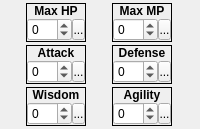
                   <widget class="QWidget" name="widget_137" native="true">
                    <property name="focusPolicy">
                     <enum>Qt::ClickFocus</enum>
                    </property>
                    <layout class="QHBoxLayout" name="horizontalLayout_109">
                     <property name="spacing">
                      <number>3</number>
                     </property>
                     <property name="margin">
                      <number>3</number>
                     </property>
                     <item>
                      <layout class="QVBoxLayout" name="verticalLayout_238">
                       <property name="spacing">
                        <number>3</number>
                       </property>
                       <item>
                        <widget class="QFrame" name="frame_120">
                         <property name="sizePolicy">
                          <sizepolicy hsizetype="Fixed" vsizetype="Fixed">
                           <horstretch>0</horstretch>
                           <verstretch>0</verstretch>
                          </sizepolicy>
                         </property>
                         <property name="focusPolicy">
                          <enum>Qt::ClickFocus</enum>
                         </property>
                         <property name="frameShape">
                          <enum>QFrame::Box</enum>
                         </property>
                         <property name="frameShadow">
                          <enum>QFrame::Plain</enum>
                         </property>
                         <layout class="QVBoxLayout" name="verticalLayout_232">
                          <property name="spacing">
                           <number>0</number>
                          </property>
                          <property name="margin">
                           <number>0</number>
                          </property>
                          <item>
                           <widget class="QLabel" name="label_183">
                            <property name="sizePolicy">
                             <sizepolicy hsizetype="Preferred" vsizetype="Fixed">
                              <horstretch>0</horstretch>
                              <verstretch>0</verstretch>
                             </sizepolicy>
                            </property>
                            <property name="font">
                             <font>
                              <weight>75</weight>
                              <bold>true</bold>
                             </font>
                            </property>
                            <property name="focusPolicy">
                             <enum>Qt::ClickFocus</enum>
                            </property>
                            <property name="text">
                             <string>Max HP</string>
                            </property>
                            <property name="alignment">
                             <set>Qt::AlignCenter</set>
                            </property>
                           </widget>
                          </item>
                          <item>
                           <widget class="QWidget" name="widget_138" native="true">
                            <property name="focusPolicy">
                             <enum>Qt::ClickFocus</enum>
                            </property>
                            <layout class="QHBoxLayout" name="horizontalLayout_103">
                             <property name="spacing">
                              <number>0</number>
                             </property>
                             <property name="margin">
                              <number>0</number>
                             </property>
                             <item>
                              <widget class="QSpinBox" name="seed_sbMaxHPChange">
                               <property name="focusPolicy">
                                <enum>Qt::ClickFocus</enum>
                               </property>
                               <property name="minimum">
                                <number>-50</number>
                               </property>
                               <property name="maximum">
                                <number>50</number>
                               </property>
                              </widget>
                             </item>
                             <item>
                              <widget class="SpinBoxSideButton" name="seed_bMaxHPChangeSpinButton">
                               <property name="minimumSize">
                                <size>
                                 <width>13</width>
                                 <height>21</height>
                                </size>
                               </property>
                               <property name="maximumSize">
                                <size>
                                 <width>13</width>
                                 <height>21</height>
                                </size>
                               </property>
                               <property name="focusPolicy">
                                <enum>Qt::ClickFocus</enum>
                               </property>
                               <property name="text">
                                <string>...</string>
                               </property>
                               <property name="icon">
                                <iconset resource="gui_icons.qrc">
                                 <normaloff>:/icons/spinBoxSideButton.png</normaloff>:/icons/spinBoxSideButton.png</iconset>
                               </property>
                               <property name="iconSize">
                                <size>
                                 <width>8</width>
                                 <height>16</height>
                                </size>
                               </property>
                              </widget>
                             </item>
                            </layout>
                           </widget>
                          </item>
                         </layout>
                        </widget>
                       </item>
                       <item>
                        <widget class="QFrame" name="frame_122">
                         <property name="sizePolicy">
                          <sizepolicy hsizetype="Fixed" vsizetype="Fixed">
                           <horstretch>0</horstretch>
                           <verstretch>0</verstretch>
                          </sizepolicy>
                         </property>
                         <property name="focusPolicy">
                          <enum>Qt::ClickFocus</enum>
                         </property>
                         <property name="frameShape">
                          <enum>QFrame::Box</enum>
                         </property>
                         <property name="frameShadow">
                          <enum>QFrame::Plain</enum>
                         </property>
                         <layout class="QVBoxLayout" name="verticalLayout_234">
                          <property name="spacing">
                           <number>0</number>
                          </property>
                          <property name="margin">
                           <number>0</number>
                          </property>
                          <item>
                           <widget class="QLabel" name="label_185">
                            <property name="sizePolicy">
                             <sizepolicy hsizetype="Preferred" vsizetype="Fixed">
                              <horstretch>0</horstretch>
                              <verstretch>0</verstretch>
                             </sizepolicy>
                            </property>
                            <property name="font">
                             <font>
                              <weight>75</weight>
                              <bold>true</bold>
                             </font>
                            </property>
                            <property name="focusPolicy">
                             <enum>Qt::ClickFocus</enum>
                            </property>
                            <property name="text">
                             <string>Attack</string>
                            </property>
                            <property name="alignment">
                             <set>Qt::AlignCenter</set>
                            </property>
                           </widget>
                          </item>
                          <item>
                           <widget class="QWidget" name="widget_140" native="true">
                            <property name="focusPolicy">
                             <enum>Qt::ClickFocus</enum>
                            </property>
                            <layout class="QHBoxLayout" name="horizontalLayout_105">
                             <property name="spacing">
                              <number>0</number>
                             </property>
                             <property name="margin">
                              <number>0</number>
                             </property>
                             <item>
                              <widget class="QSpinBox" name="seed_sbAttackChange">
                               <property name="focusPolicy">
                                <enum>Qt::ClickFocus</enum>
                               </property>
                               <property name="minimum">
                                <number>-50</number>
                               </property>
                               <property name="maximum">
                                <number>50</number>
                               </property>
                              </widget>
                             </item>
                             <item>
                              <widget class="SpinBoxSideButton" name="seed_bAttackChangeSpinButton">
                               <property name="minimumSize">
                                <size>
                                 <width>13</width>
                                 <height>21</height>
                                </size>
                               </property>
                               <property name="maximumSize">
                                <size>
                                 <width>13</width>
                                 <height>21</height>
                                </size>
                               </property>
                               <property name="focusPolicy">
                                <enum>Qt::ClickFocus</enum>
                               </property>
                               <property name="text">
                                <string>...</string>
                               </property>
                               <property name="icon">
                                <iconset resource="gui_icons.qrc">
                                 <normaloff>:/icons/spinBoxSideButton.png</normaloff>:/icons/spinBoxSideButton.png</iconset>
                               </property>
                               <property name="iconSize">
                                <size>
                                 <width>8</width>
                                 <height>16</height>
                                </size>
                               </property>
                              </widget>
                             </item>
                            </layout>
                           </widget>
                          </item>
                         </layout>
                        </widget>
                       </item>
                       <item>
                        <widget class="QFrame" name="frame_124">
                         <property name="sizePolicy">
                          <sizepolicy hsizetype="Fixed" vsizetype="Fixed">
                           <horstretch>0</horstretch>
                           <verstretch>0</verstretch>
                          </sizepolicy>
                         </property>
                         <property name="focusPolicy">
                          <enum>Qt::ClickFocus</enum>
                         </property>
                         <property name="frameShape">
                          <enum>QFrame::Box</enum>
                         </property>
                         <property name="frameShadow">
                          <enum>QFrame::Plain</enum>
                         </property>
                         <layout class="QVBoxLayout" name="verticalLayout_236">
                          <property name="spacing">
                           <number>0</number>
                          </property>
                          <property name="margin">
                           <number>0</number>
                          </property>
                          <item>
                           <widget class="QLabel" name="label_187">
                            <property name="sizePolicy">
                             <sizepolicy hsizetype="Preferred" vsizetype="Fixed">
                              <horstretch>0</horstretch>
                              <verstretch>0</verstretch>
                             </sizepolicy>
                            </property>
                            <property name="font">
                             <font>
                              <weight>75</weight>
                              <bold>true</bold>
                             </font>
                            </property>
                            <property name="focusPolicy">
                             <enum>Qt::ClickFocus</enum>
                            </property>
                            <property name="text">
                             <string>Wisdom</string>
                            </property>
                            <property name="alignment">
                             <set>Qt::AlignCenter</set>
                            </property>
                           </widget>
                          </item>
                          <item>
                           <widget class="QWidget" name="widget_142" native="true">
                            <property name="focusPolicy">
                             <enum>Qt::ClickFocus</enum>
                            </property>
                            <layout class="QHBoxLayout" name="horizontalLayout_107">
                             <property name="spacing">
                              <number>0</number>
                             </property>
                             <property name="margin">
                              <number>0</number>
                             </property>
                             <item>
                              <widget class="QSpinBox" name="seed_sbWisdomChange">
                               <property name="focusPolicy">
                                <enum>Qt::ClickFocus</enum>
                               </property>
                               <property name="minimum">
                                <number>-50</number>
                               </property>
                               <property name="maximum">
                                <number>50</number>
                               </property>
                              </widget>
                             </item>
                             <item>
                              <widget class="SpinBoxSideButton" name="seed_bWisdomChangeSpinButton">
                               <property name="minimumSize">
                                <size>
                                 <width>13</width>
                                 <height>21</height>
                                </size>
                               </property>
                               <property name="maximumSize">
                                <size>
                                 <width>13</width>
                                 <height>21</height>
                                </size>
                               </property>
                               <property name="focusPolicy">
                                <enum>Qt::ClickFocus</enum>
                               </property>
                               <property name="text">
                                <string>...</string>
                               </property>
                               <property name="icon">
                                <iconset resource="gui_icons.qrc">
                                 <normaloff>:/icons/spinBoxSideButton.png</normaloff>:/icons/spinBoxSideButton.png</iconset>
                               </property>
                               <property name="iconSize">
                                <size>
                                 <width>8</width>
                                 <height>16</height>
                                </size>
                               </property>
                              </widget>
                             </item>
                            </layout>
                           </widget>
                          </item>
                         </layout>
                        </widget>
                       </item>
                      </layout>
                     </item>
                     <item>
                      <layout class="QVBoxLayout" name="verticalLayout_239">
                       <property name="spacing">
                        <number>3</number>
                       </property>
                       <item>
                        <widget class="QFrame" name="frame_121">
                         <property name="sizePolicy">
                          <sizepolicy hsizetype="Fixed" vsizetype="Fixed">
                           <horstretch>0</horstretch>
                           <verstretch>0</verstretch>
                          </sizepolicy>
                         </property>
                         <property name="focusPolicy">
                          <enum>Qt::ClickFocus</enum>
                         </property>
                         <property name="frameShape">
                          <enum>QFrame::Box</enum>
                         </property>
                         <property name="frameShadow">
                          <enum>QFrame::Plain</enum>
                         </property>
                         <layout class="QVBoxLayout" name="verticalLayout_233">
                          <property name="spacing">
                           <number>0</number>
                          </property>
                          <property name="margin">
                           <number>0</number>
                          </property>
                          <item>
                           <widget class="QLabel" name="label_184">
                            <property name="sizePolicy">
                             <sizepolicy hsizetype="Preferred" vsizetype="Fixed">
                              <horstretch>0</horstretch>
                              <verstretch>0</verstretch>
                             </sizepolicy>
                            </property>
                            <property name="font">
                             <font>
                              <weight>75</weight>
                              <bold>true</bold>
                             </font>
                            </property>
                            <property name="focusPolicy">
                             <enum>Qt::ClickFocus</enum>
                            </property>
                            <property name="text">
                             <string>Max MP</string>
                            </property>
                            <property name="alignment">
                             <set>Qt::AlignCenter</set>
                            </property>
                           </widget>
                          </item>
                          <item>
                           <widget class="QWidget" name="widget_139" native="true">
                            <property name="focusPolicy">
                             <enum>Qt::ClickFocus</enum>
                            </property>
                            <layout class="QHBoxLayout" name="horizontalLayout_104">
                             <property name="spacing">
                              <number>0</number>
                             </property>
                             <property name="margin">
                              <number>0</number>
                             </property>
                             <item>
                              <widget class="QSpinBox" name="seed_sbMaxMPChange">
                               <property name="focusPolicy">
                                <enum>Qt::ClickFocus</enum>
                               </property>
                               <property name="minimum">
                                <number>-50</number>
                               </property>
                               <property name="maximum">
                                <number>50</number>
                               </property>
                              </widget>
                             </item>
                             <item>
                              <widget class="SpinBoxSideButton" name="seed_bMaxMPChangeSpinButton">
                               <property name="minimumSize">
                                <size>
                                 <width>13</width>
                                 <height>21</height>
                                </size>
                               </property>
                               <property name="maximumSize">
                                <size>
                                 <width>13</width>
                                 <height>21</height>
                                </size>
                               </property>
                               <property name="focusPolicy">
                                <enum>Qt::ClickFocus</enum>
                               </property>
                               <property name="text">
                                <string>...</string>
                               </property>
                               <property name="icon">
                                <iconset resource="gui_icons.qrc">
                                 <normaloff>:/icons/spinBoxSideButton.png</normaloff>:/icons/spinBoxSideButton.png</iconset>
                               </property>
                               <property name="iconSize">
                                <size>
                                 <width>8</width>
                                 <height>16</height>
                                </size>
                               </property>
                              </widget>
                             </item>
                            </layout>
                           </widget>
                          </item>
                         </layout>
                        </widget>
                       </item>
                       <item>
                        <widget class="QFrame" name="frame_123">
                         <property name="sizePolicy">
                          <sizepolicy hsizetype="Fixed" vsizetype="Fixed">
                           <horstretch>0</horstretch>
                           <verstretch>0</verstretch>
                          </sizepolicy>
                         </property>
                         <property name="focusPolicy">
                          <enum>Qt::ClickFocus</enum>
                         </property>
                         <property name="frameShape">
                          <enum>QFrame::Box</enum>
                         </property>
                         <property name="frameShadow">
                          <enum>QFrame::Plain</enum>
                         </property>
                         <layout class="QVBoxLayout" name="verticalLayout_235">
                          <property name="spacing">
                           <number>0</number>
                          </property>
                          <property name="margin">
                           <number>0</number>
                          </property>
                          <item>
                           <widget class="QLabel" name="label_186">
                            <property name="sizePolicy">
                             <sizepolicy hsizetype="Preferred" vsizetype="Fixed">
                              <horstretch>0</horstretch>
                              <verstretch>0</verstretch>
                             </sizepolicy>
                            </property>
                            <property name="font">
                             <font>
                              <weight>75</weight>
                              <bold>true</bold>
                             </font>
                            </property>
                            <property name="focusPolicy">
                             <enum>Qt::ClickFocus</enum>
                            </property>
                            <property name="text">
                             <string>Defense</string>
                            </property>
                            <property name="alignment">
                             <set>Qt::AlignCenter</set>
                            </property>
                           </widget>
                          </item>
                          <item>
                           <widget class="QWidget" name="widget_141" native="true">
                            <property name="focusPolicy">
                             <enum>Qt::ClickFocus</enum>
                            </property>
                            <layout class="QHBoxLayout" name="horizontalLayout_106">
                             <property name="spacing">
                              <number>0</number>
                             </property>
                             <property name="margin">
                              <number>0</number>
                             </property>
                             <item>
                              <widget class="QSpinBox" name="seed_sbDefenseChange">
                               <property name="focusPolicy">
                                <enum>Qt::ClickFocus</enum>
                               </property>
                               <property name="minimum">
                                <number>-50</number>
                               </property>
                               <property name="maximum">
                                <number>50</number>
                               </property>
                              </widget>
                             </item>
                             <item>
                              <widget class="SpinBoxSideButton" name="seed_bDefenseChangeSpinButton">
                               <property name="minimumSize">
                                <size>
                                 <width>13</width>
                                 <height>21</height>
                                </size>
                               </property>
                               <property name="maximumSize">
                                <size>
                                 <width>13</width>
                                 <height>21</height>
                                </size>
                               </property>
                               <property name="focusPolicy">
                                <enum>Qt::ClickFocus</enum>
                               </property>
                               <property name="text">
                                <string>...</string>
                               </property>
                               <property name="icon">
                                <iconset resource="gui_icons.qrc">
                                 <normaloff>:/icons/spinBoxSideButton.png</normaloff>:/icons/spinBoxSideButton.png</iconset>
                               </property>
                               <property name="iconSize">
                                <size>
                                 <width>8</width>
                                 <height>16</height>
                                </size>
                               </property>
                              </widget>
                             </item>
                            </layout>
                           </widget>
                          </item>
                         </layout>
                        </widget>
                       </item>
                       <item>
                        <widget class="QFrame" name="frame_125">
                         <property name="sizePolicy">
                          <sizepolicy hsizetype="Fixed" vsizetype="Fixed">
                           <horstretch>0</horstretch>
                           <verstretch>0</verstretch>
                          </sizepolicy>
                         </property>
                         <property name="focusPolicy">
                          <enum>Qt::ClickFocus</enum>
                         </property>
                         <property name="frameShape">
                          <enum>QFrame::Box</enum>
                         </property>
                         <property name="frameShadow">
                          <enum>QFrame::Plain</enum>
                         </property>
                         <layout class="QVBoxLayout" name="verticalLayout_237">
                          <property name="spacing">
                           <number>0</number>
                          </property>
                          <property name="margin">
                           <number>0</number>
                          </property>
                          <item>
                           <widget class="QLabel" name="label_188">
                            <property name="sizePolicy">
                             <sizepolicy hsizetype="Preferred" vsizetype="Fixed">
                              <horstretch>0</horstretch>
                              <verstretch>0</verstretch>
                             </sizepolicy>
                            </property>
                            <property name="font">
                             <font>
                              <weight>75</weight>
                              <bold>true</bold>
                             </font>
                            </property>
                            <property name="focusPolicy">
                             <enum>Qt::ClickFocus</enum>
                            </property>
                            <property name="text">
                             <string>Agility</string>
                            </property>
                            <property name="alignment">
                             <set>Qt::AlignCenter</set>
                            </property>
                           </widget>
                          </item>
                          <item>
                           <widget class="QWidget" name="widget_143" native="true">
                            <property name="focusPolicy">
                             <enum>Qt::ClickFocus</enum>
                            </property>
                            <layout class="QHBoxLayout" name="horizontalLayout_108">
                             <property name="spacing">
                              <number>0</number>
                             </property>
                             <property name="margin">
                              <number>0</number>
                             </property>
                             <item>
                              <widget class="QSpinBox" name="seed_sbAgilityChange">
                               <property name="focusPolicy">
                                <enum>Qt::ClickFocus</enum>
                               </property>
                               <property name="minimum">
                                <number>-50</number>
                               </property>
                               <property name="maximum">
                                <number>50</number>
                               </property>
                              </widget>
                             </item>
                             <item>
                              <widget class="SpinBoxSideButton" name="seed_bAgilityChangeSpinButton">
                               <property name="minimumSize">
                                <size>
                                 <width>13</width>
                                 <height>21</height>
                                </size>
                               </property>
                               <property name="maximumSize">
                                <size>
                                 <width>13</width>
                                 <height>21</height>
                                </size>
                               </property>
                               <property name="focusPolicy">
                                <enum>Qt::ClickFocus</enum>
                               </property>
                               <property name="text">
                                <string>...</string>
                               </property>
                               <property name="icon">
                                <iconset resource="gui_icons.qrc">
                                 <normaloff>:/icons/spinBoxSideButton.png</normaloff>:/icons/spinBoxSideButton.png</iconset>
                               </property>
                               <property name="iconSize">
                                <size>
                                 <width>8</width>
                                 <height>16</height>
                                </size>
                               </property>
                              </widget>
                             </item>
                            </layout>
                           </widget>
                          </item>
                         </layout>
                        </widget>
                       </item>
                      </layout>
                     </item>
                    </layout>
                   </widget>
